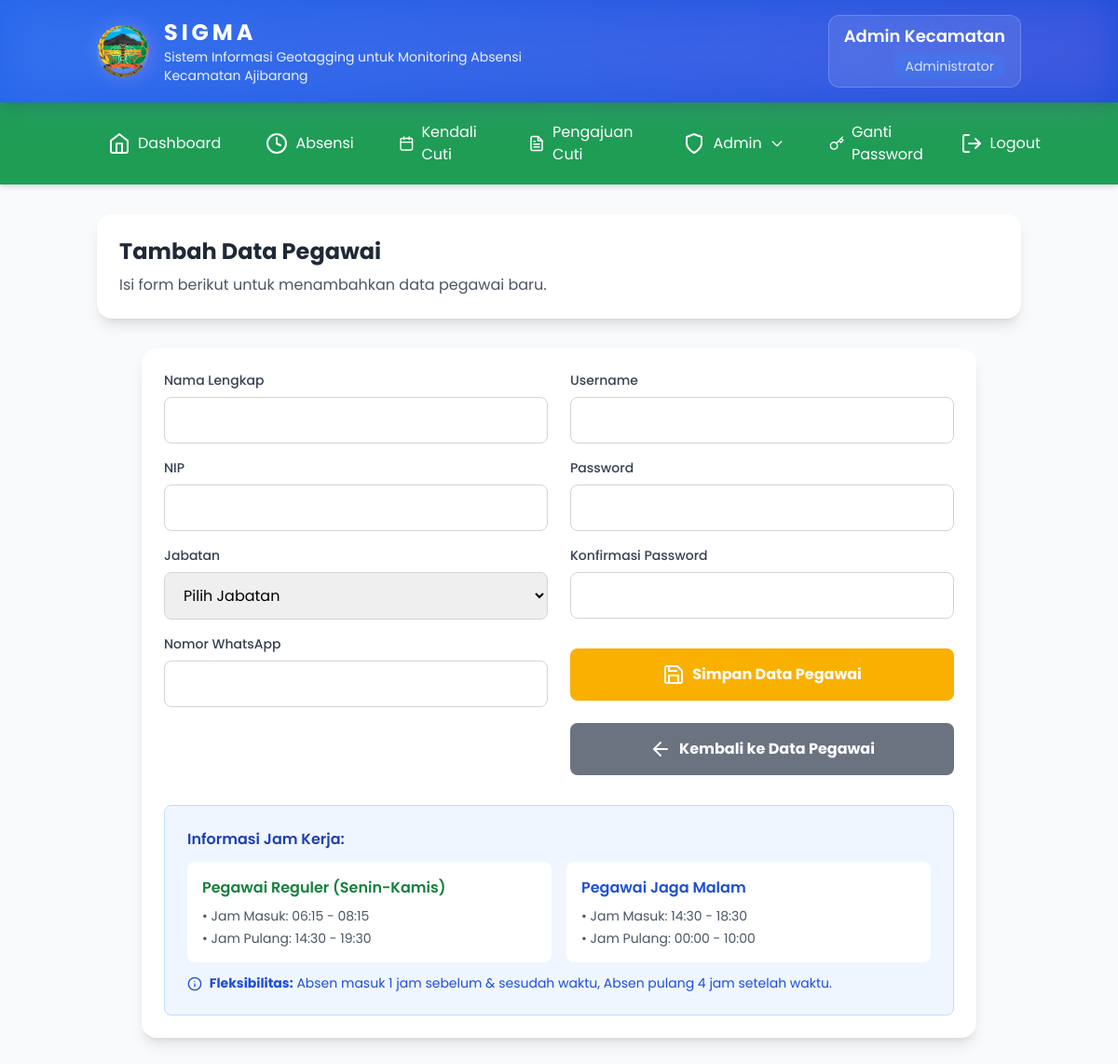
The page /tambah_pegawai.php (signed in) on the database its author committed.
### tables this page shows
CREATE TABLE `jam_kerja` (
  `id` int(11) NOT NULL AUTO_INCREMENT,
  `shift` varchar(30) NOT NULL UNIQUE,
  `masuk_mulai` time DEFAULT NULL,
  `masuk_selesai` time DEFAULT NULL,
  `pulang_mulai` time DEFAULT NULL,
  `pulang_selesai` time DEFAULT NULL,
  PRIMARY KEY (`id`)
);

### config/jam_kerja.php (called while the page is built, shortened)
<?php
function getWorkHours(PDO $pdo, $shift) {
    $stmt = $pdo->prepare("SELECT * FROM jam_kerja WHERE shift = ? LIMIT 1");
    $stmt->execute([$shift]);
    $row = $stmt->fetch(PDO::FETCH_ASSOC);
    return $row ?: null;
}

### tambah_pegawai.php (the view, shortened to what this page needs)
<?php
require_once 'config/db.php';
require_once 'config/jam_kerja.php';
?>
<!DOCTYPE html>
<html lang="id">
<head>
    <script src="https://cdn.tailwindcss.com"></script>
</head>
<body class="bg-gray-50 min-h-screen">
      <?php include 'components/header.php'; ?>
    <?php include 'components/navigation.php'; ?>
    <main class="container mx-auto px-4 py-8">
        <div class="bg-white rounded-2xl shadow-lg p-6 mb-8">
            <h2 class="text-2xl font-bold text-gray-800 mb-2">Tambah Data Pegawai</h2>
            <p class="text-gray-600">Isi form berikut untuk menambahkan data pegawai baru.</p>
        </div>
        <div class="max-w-4xl mx-auto">
            <div class="bg-white rounded-2xl shadow-lg p-6">
                <form method="POST" class="grid grid-cols-1 md:grid-cols-2 gap-6">
                    <div class="space-y-4">
                        <div>
                            <label for="nama" class="block text-sm font-medium text-gray-700 mb-2">Nama Lengkap</label>
                            <input type="text" id="nama" name="nama" required
                                   class="w-full px-4 py-3 border border-gray-300 rounded-lg focus:outline-none focus:ring-2 focus:ring-[#F9B000] focus:border-transparent">
                        </div>
                         <div>
                            <label for="nip" class="block text-sm font-medium text-gray-700 mb-2">NIP</label>
                            <input type="text" id="nip" name="nip" required
                                   class="w-full px-4 py-3 border border-gray-300 rounded-lg focus:outline-none focus:ring-2 focus:ring-[#F9B000] focus:border-transparent">
                        </div>
                        <div>
                            <label for="jabatan" class="block text-sm font-medium text-gray-700 mb-2">Jabatan</label>
                            <select id="jabatan" name="jabatan" required class="w-full px-4 py-3 border border-gray-300 rounded-lg focus:outline-none focus:ring-2 focus:ring-[#F9B000] focus:border-transparent">
                                <option value="">Pilih Jabatan</option>
                            </select>
                        </div>
                         <div>
                            <label for="no_whatsapp" class="block text-sm font-medium text-gray-700 mb-2">Nomor WhatsApp</label>
                            <input type="text" id="no_whatsapp" name="no_whatsapp"
                                   class="w-full px-4 py-3 border border-gray-300 rounded-lg focus:outline-none focus:ring-2 focus:ring-[#F9B000] focus:border-transparent">
                        </div>
                    </div>
                    <div class="space-y-4">
                        <div>
                            <label for="username" class="block text-sm font-medium text-gray-700 mb-2">Username</label>
                            <input type="text" id="username" name="username" required
                                   class="w-full px-4 py-3 border border-gray-300 rounded-lg focus:outline-none focus:ring-2 focus:ring-[#F9B000] focus:border-transparent">
                        </div>
                        <div>
                            <label for="password" class="block text-sm font-medium text-gray-700 mb-2">Password</label>
                            <input type="password" id="password" name="password" required
                                   class="w-full px-4 py-3 border border-gray-300 rounded-lg focus:outline-none focus:ring-2 focus:ring-[#F9B000] focus:border-transparent">
                        </div>
                        <div>
                            <label for="konfirmasi_password" class="block text-sm font-medium text-gray-700 mb-2">Konfirmasi Password</label>
                            <input type="password" id="konfirmasi_password" name="konfirmasi_password" required
                                   class="w-full px-4 py-3 border border-gray-300 rounded-lg focus:outline-none focus:ring-2 focus:ring-[#F9B000] focus:border-transparent">
                        </div>
                         <div class="pt-4">
                            <button type="submit" class="w-full bg-[#F9B000] hover:bg-[#e6a000] text-white font-bold py-4 px-6 rounded-lg transition duration-200 flex items-center justify-center space-x-2">
                                <i data-feather="save"></i>
                                <span>Simpan Data Pegawai</span>
                            </button>
                        </div>
                        <div class="pt-2">
                             <a href="data_pegawai.php" class="w-full bg-gray-500 hover:bg-gray-600 text-white font-bold py-4 px-6 rounded-lg transition duration-200 flex items-center justify-center space-x-2">
                                <i data-feather="arrow-left"></i>
                                <span>Kembali ke Data Pegawai</span>
                            </a>
                        </div>
                    </div>
                </form>
                <?php
                    $wj = getWorkHours($pdo, 'reguler');
                    $wm = getWorkHours($pdo, 'malam');
                ?>
                <div class="mt-8 p-6 bg-blue-50 rounded-lg border border-blue-200">
                    <h4 class="font-semibold text-blue-800 mb-3">Informasi Jam Kerja:</h4>
                    <div class="grid grid-cols-1 md:grid-cols-2 gap-4">
                        <div class="bg-white p-4 rounded-lg">
                            <h5 class="font-semibold text-green-700 mb-2">Pegawai Reguler (Senin-Kamis)</h5>
                            <ul class="text-sm text-gray-600 space-y-1">
                                <li>• Jam Masuk: <?= htmlspecialchars(substr($wj['masuk_mulai'],0,5) ?? '-') ?> - <?= htmlspecialchars(substr($wj['masuk_selesai'],0,5) ?? '-') ?></li>
                                <li>• Jam Pulang: <?= htmlspecialchars(substr($wj['pulang_mulai'],0,5) ?? '-') ?> - <?= htmlspecialchars(substr($wj['pulang_selesai'],0,5) ?? '-') ?></li>
                            </ul>
                        </div>
                        <div class="bg-white p-4 rounded-lg">
                            <h5 class="font-semibold text-blue-700 mb-2">Pegawai Jaga Malam</h5>
                            <ul class="text-sm text-gray-600 space-y-1">
                                <li>• Jam Masuk: <?= htmlspecialchars(substr($wm['masuk_mulai'],0,5) ?? '-') ?> - <?= htmlspecialchars(substr($wm['masuk_selesai'],0,5) ?? '-') ?></li>
                                <li>• Jam Pulang: <?= htmlspecialchars(substr($wm['pulang_mulai'],0,5) ?? '-') ?> - <?= htmlspecialchars(substr($wm['pulang_selesai'],0,5) ?? '-') ?></li>
                            </ul>
                        </div>
                    </div>
                    <p class="text-blue-700 text-sm mt-3">
                        <i data-feather="info" class="w-4 h-4 inline mr-1"></i>
                        <strong>Fleksibilitas:</strong> Absen masuk 1 jam sebelum & sesudah waktu, Absen pulang 4 jam setelah waktu.
                    </p>
                </div>
            </div>
        </div>
    </main>
</body>
</html>

### tambah_pegawai.php (style rules this page uses)
body { font-family: 'Poppins', sans-serif; }

### rows shown on the page
jam_kerja: masuk_mulai "06:15", masuk_selesai "08:15", pulang_mulai "14:30", pulang_selesai "19:30"
jam_kerja: masuk_mulai "14:30", masuk_selesai "18:30", pulang_mulai "00:00", pulang_selesai "10:00"

### other values the page prints
$user['nama'] "Admin Kecamatan"
$user['jabatan'] "Administrator"
$menu['title'] "Dashboard"
$menu['title'] "Absensi"
$menu['title'] "Kendali Cuti"
$menu['title'] "Pengajuan Cuti"
$menu['title'] "Admin"
$menu['title'] "Ganti Password"
$menu['title'] "Logout"
